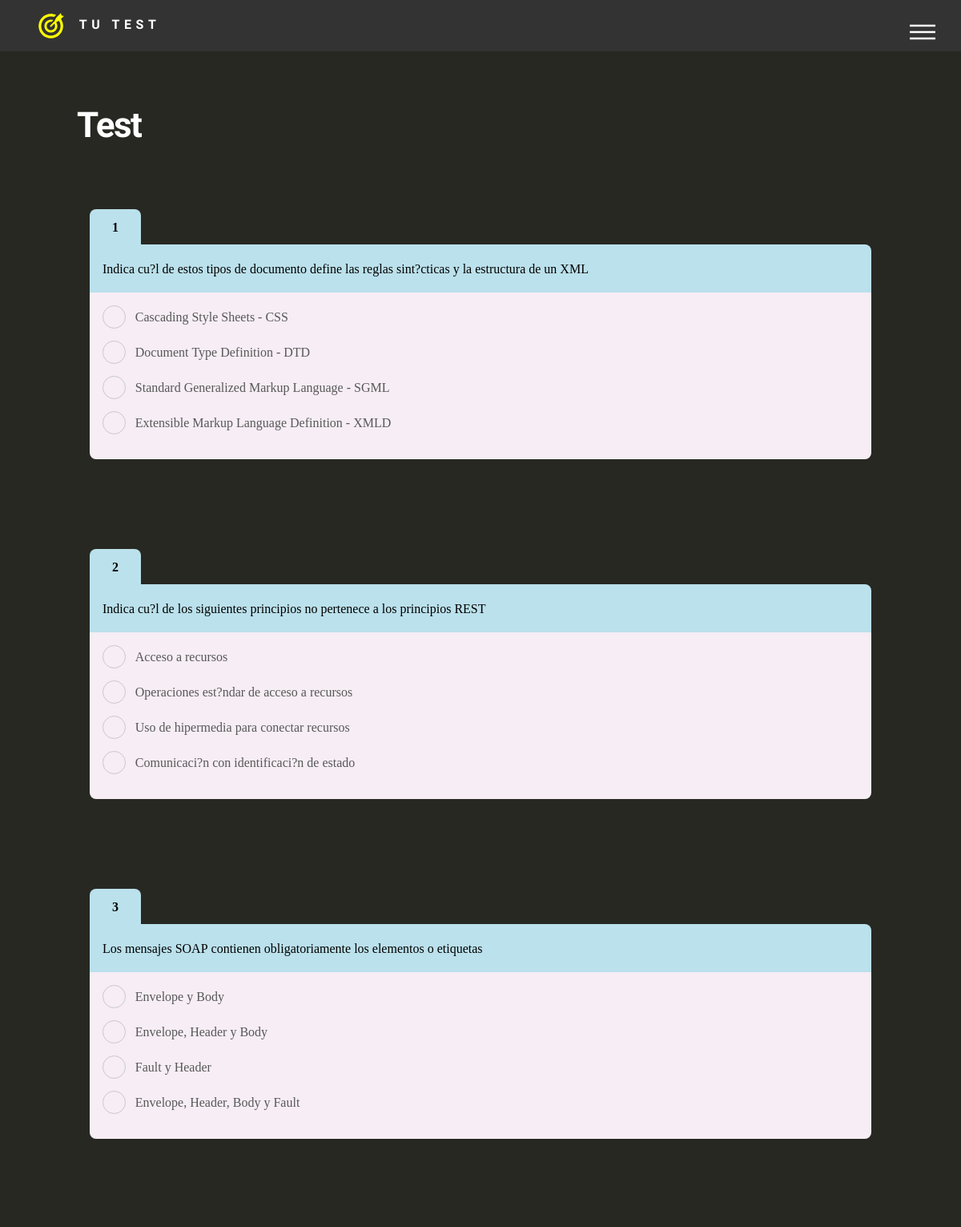
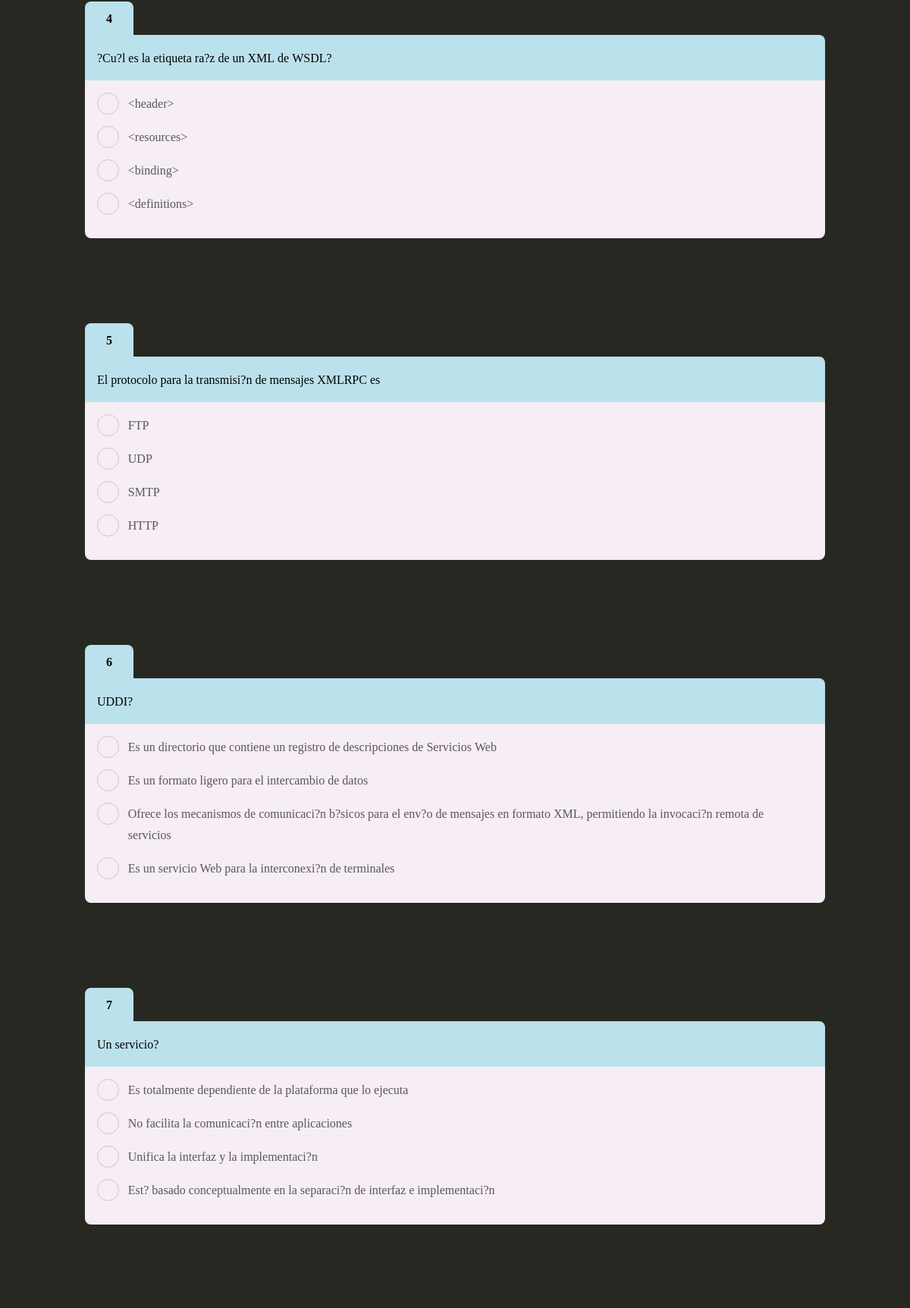
Screenshot of /?a=test&nivel=1 (signed in, upper part) with the database file from the repository (2 pictures, top to bottom).
### tables this page shows
CREATE TABLE `pregunta` (
  `id` int(11) NOT NULL,
  `asignatura` varchar(30) NOT NULL,
  `pregunta` varchar(300) DEFAULT NULL,
  `ra` varchar(300) NOT NULL,
  `rb` varchar(300) NOT NULL,
  `rc` varchar(300) NOT NULL,
  `rd` varchar(300) NOT NULL,
  `correcta` varchar(1) NOT NULL,
  `nivel` int(11) NOT NULL,
  `veces_bien` int(11) DEFAULT NULL,
  `veces_mal` int(11) DEFAULT NULL,
  `veces` int(11) DEFAULT NULL
);

### index.php (called while the page is built, shortened)
<?php
aplicacion::ejecutar('inicio');
?>

### funciones/modelos.php (called while the page is built, shortened)
<?php
class basedatos
{
  private static $conexion= null;
  public static function conectar()
  {
    if (self::$conexion === null) {
      $svr= config::get( 'bd.servidor', 'localhost');
      $usr= config::get( 'bd.usuario', 'root');
      $pwd= config::get( 'bd.clave', '');
      $dbn= config::get( 'bd.nombre', 'test');
      self::$conexion= new mysqli( $svr, $usr, $pwd, $dbn);
      if (!mysqli_connect_error()) {
        $charset= config::get( 'bd.charset', '');
        if (!empty($charset)) self::$conexion->set_charset( $charset);
      }
    }
    return (self::$conexion !== null);
  }
  public static function ejecutarSQL( $sql)
  {
    $res= false;
    if (self::conectar()) {
      $res= self::$conexion->query( $sql);
    }
    return $res;
  }
  public static function obtenerTodos( $sql, $pagina=-1, $filas=0)
  {
    $res= false;
    $limite= '';
    if ($pagina < 1) $pagina= 0;
    if (($pagina >= 0) && ($filas > 0)) {
      $limite= ' LIMIT '.($pagina * $filas).','.$filas;
    }
    $result= self::ejecutarSQL( $sql.$limite);
    if ($result !== false) {
      if (method_exists('mysqli_result', 'fetch_all')) {
        $res= $result->fetch_all( MYSQLI_ASSOC);
      } else {
        for( $res = array(); $registro= $result->fetch_array( MYSQLI_ASSOC);) $res[]= $registro;
      }
    }
    return $res;
  }
}

### funciones/configuracion.php (called while the page is built, shortened)
<?php
class config
{
  protected static $cargada= false;
  protected static $fichero= null;
  protected static $datos= null;
  public static function filename()
  {
    if (empty(self::$fichero)) {
      self::$fichero= dirname(dirname(__FILE__)).'/configuraciones/aplicacion.php';
    }
    return self::$fichero;
  }
  public static function load( $reload=false)
  {
    $res= false;
    if (!self::$cargada || $reload) {
      $archivo= self::filename();
      if (is_readable($archivo)) {
        self::$datos= require( $archivo);
        self::$cargada= true;
        $res= true;
      } else {
        error_grave('No es posible cargar la configuración de la aplicación.');
      }
    }
    return $res;
  }
  public static function get( $variable, $defecto=null)
  {
    $res= $defecto;
    if (self::$cargada) {
      if (isset(self::$datos[$variable])) $res= self::$datos[$variable];
      else self::set( $variable, $defecto);
    }
    return $res;
  }
}

### configuraciones/aplicacion.php (called while the page is built)
<?php
return array (
  'aplicacion.controlador.defecto' => 'inicio',
  'bd.servidor' => 'localhost',
  'bd.usuario' => 'root',
  'bd.clave' => '',
  'bd.nombre' => 'test',
  'bd.charset' => 'utf8',
  'bd.depurar' => false,
  'pagina.lineas' => 10,
  'pts_supera_nivel' => 5,
);

### vistas/test/pregunta.php (the view, shortened to what this page needs)
<div class="pregunta">
  <div>
    <div class="cabecera">
      <div class="num"><?= $numero ?></div>
      <div class="preg"><?= htmlspecialchars($pregunta['pregunta']) ?></div>
    </div>
    <div class="respuestas">
        <?php
        foreach ($_SESSION['orden_respuestas'] as $valor) {
          echo '<input type="radio" id="'.$pregunta['id'].$valor.'" name="'.$pregunta['id'].'" value="'.$valor.'">
        <label for="'.$pregunta['id'].$valor.'">'.htmlspecialchars($pregunta[$valor]).'</label><br>';
        }
        ?>
    </div>
  </div>
</div>

### vistas/test/test.php (shortened to what this page needs)
<div id="main">
<div class="inner">
<h1>Test</h1>
<form method="post" action="?a=test">
<?php
  $i=0;
  foreach ($preguntas as $pregunta => $p){
    $i++;
    vista::generarParcial('pregunta',array('numero'=>$i,'pregunta'=>$p));
  }
?>
</form>
</div>
</div>

### assets/css/main.css (style rules this page uses)
html, body, div, span, applet, object, iframe, h1, h2, h3, h4, h5, h6, p, blockquote, pre, a, abbr, acronym, address, big, cite, code, del, dfn, em, img, ins, kbd, q, s, samp, small, strike, strong, sub, sup, tt, var, b, u, i, center, dl, dt, dd, ol, ul, li, fieldset, form, label, legend, table, caption, tbody, tfoot, thead, tr, th, td, article, aside, canvas, details, embed, figure, figcaption, footer, header, hgroup, menu, nav, output, ruby, section, summary, time, mark, audio, video { margin: 0; padding: 0; border: 0; font-size: 100%; font: inherit; vertical-align: baseline; }
body { line-height: 1; }
body { -webkit-text-size-adjust: none; }
body { -ms-overflow-style: scrollbar; }
html { box-sizing: border-box; }
*, *:before, *:after { box-sizing: inherit; }
body { background: rgb(39,40,34); }
body, input, select, textarea, input[type="date"] { color: #ffffff; font-family: "Source Sans Pro", Helvetica, sans-serif; font-size: 16pt; font-weight: 300; line-height: 1.75; }
@media screen and (max-width: 1680px) { body, input, select, textarea, input[type="date"] { font-size: 14pt; } }
@media screen and (max-width: 1280px) { body, input, select, textarea, input[type="date"] { font-size: 12pt; } }
h1 { font-size: 2.75em; font-weight: 700; line-height: 1.3; margin: 0 0 1em 0; letter-spacing: -0.035em; }
form { margin: 0 0 2em 0; overflow-x: hidden; }
label { display: block; font-size: 0.9em; font-weight: 900; margin: 0 0 1em 0; }
input[type="checkbox"] + label, input[type="radio"] + label { text-decoration: none; color: #585858; cursor: pointer; display: inline-block; font-size: 1em; font-weight: 300; padding-left: 2.55em; padding-right: 0.75em; position: relative; }
input[type="checkbox"] + label:before, input[type="radio"] + label:before { -moz-osx-font-smoothing: grayscale; -webkit-font-smoothing: antialiased; font-family: FontAwesome; font-style: normal; font-weight: normal; text-transform: none !important; }
input[type="checkbox"] + label:before, input[type="radio"] + label:before { border-radius: 4px; border: solid 1px #c9c9c9; content: ''; display: inline-block; height: 1.8em; left: 0; line-height: 1.725em; position: absolute; text-align: center; top: 0; width: 1.8em; }
input[type="radio"] + label:before { border-radius: 100%; }
.pregunta { padding: 1em; margin: 1em 0 5em 0; background-color: none; color:black; }
.cabecera { margin-left: 0px; width: 100%; text-align: left; font-family: "FontAwesome"; }
.cabecera>.num { width: 4em; padding: 0.5em ; background-color: rgb(187, 225, 236); border-radius: 0.5em 0.5em 0 0; font-weight: bold; text-align: center; }
.cabecera>.preg { padding: 1em; background-color: rgb(187, 225, 236); border-radius: 0em 0.5em 0 0; width: 100%; padding-left: 1em; text-align: justify; }
.respuestas { font-family: "FontAwesome"; padding: 1em; box-sizing: border-box; background-color: rgb(246, 237, 245); border-radius: 0 0 0.5em 0.5em; }
#main { padding: 4em 0 0em 0 ; }
#wrapper > * > .inner { width: 100%; max-width: 68em; margin: 0 auto; padding: 0 2.5em; }

### rows the page displays
pregunta: numero "1", pregunta "Indica cu?l de estos tipos de documento define las reglas sint?cticas y la estructura de un XML", ra "Cascading Style Sheets - CSS", rc "Document Type Definition - DTD", rb "Standard Generalized Markup Language - SGML", rd "Extensible Markup Language Definition - XMLD"
pregunta: numero "2", pregunta "Indica cu?l de los siguientes principios no pertenece a los principios REST", ra "Acceso a recursos", rc "Operaciones est?ndar de acceso a recursos", rb "Uso de hipermedia para conectar recursos", rd "Comunicaci?n con identificaci?n de estado"
pregunta: numero "3", pregunta "Los mensajes SOAP contienen obligatoriamente los elementos o etiquetas", ra "Envelope y Body", rc "Envelope, Header y Body", rb "Fault y Header", rd "Envelope, Header, Body y Fault"
pregunta: numero "4", pregunta "?Cu?l es la etiqueta ra?z de un XML de WSDL?", ra "<header>", rc "<resources>", rb "<binding>", rd "<definitions>"
pregunta: numero "5", pregunta "El protocolo para la transmisi?n de mensajes XMLRPC es", ra "FTP", rc "UDP", rb "SMTP", rd "HTTP"
pregunta: numero "6", pregunta "UDDI?", ra "Es un directorio que contiene un registro de descripciones de Servicios Web", rc "Es un formato ligero para el intercambio de datos", rb "Ofrece los mecanismos de comunicaci?n b?sicos para el env?o de mensajes en formato XML, permitiendo la invocaci?n remota de servicios", rd "Es un servicio Web para la interconexi?n de terminales"
pregunta: numero "7", pregunta "Un servicio?", ra "Es totalmente dependiente de la plataforma que lo ejecuta", rc "No facilita la comunicaci?n entre aplicaciones", rb "Unifica la interfaz y la implementaci?n", rd "Est? basado conceptualmente en la separaci?n de interfaz e implementaci?n"
